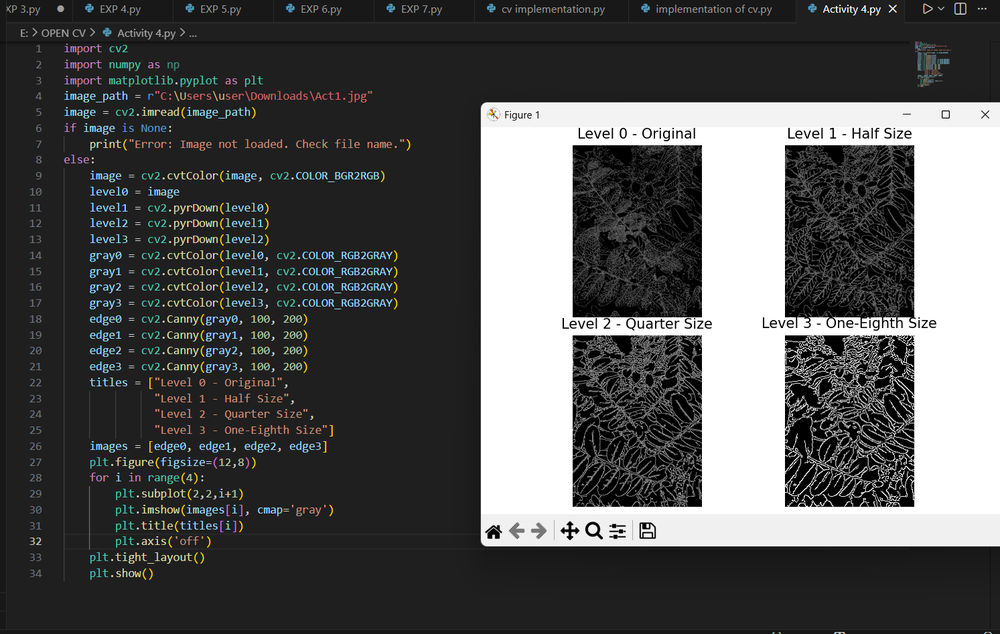
#> input picture Activities/Activity 4.png, 1000 x 634 px, shrunk from 1493 x 947 before the run
$ jupyter execute Activity_1.ipynb   (shell and % lines are left out)
#> lines starting #> are read from the running program, lines starting #| are printed output that depends on the picture
[cell 1]
# Install required libraries (only first time)

import cv2
import numpy as np
import matplotlib.pyplot as plt
from google.colab import files

# Upload image from your computer
uploaded = files.upload()
#> the answer given: Activity 4.png

# Get uploaded file name
image_path = list(uploaded.keys())[0]

# Read image
image = cv2.imread(image_path)
#> image is the input picture: shape (634, 1000, 3); mean B, G, R 84.2, 84.4, 83.8

# Convert to RGB
image = cv2.cvtColor(image, cv2.COLOR_BGR2RGB)

# Reshape image
pixel_values = image.reshape((-1, 3))
pixel_values = np.float32(pixel_values)

# K-Means criteria
criteria = (cv2.TERM_CRITERIA_EPS + cv2.TERM_CRITERIA_MAX_ITER, 100, 0.2)

# Number of clusters
k = 4

# Apply K-Means
_, labels, centers = cv2.kmeans(pixel_values, k, None, criteria, 10, cv2.KMEANS_RANDOM_CENTERS)
#> centers = [[142, 158.8, 154.7], [28.04, 27.93, 28.02], [252.1, 252.2, 252.2], [82.06, 83.77, 81.79]]

# Convert centers
centers = np.uint8(centers)
#> centers = [[142, 158, 154], [28, 27, 28], [252, 252, 252], [82, 83, 81]]

# Reconstruct segmented image
segmented_data = centers[labels.flatten()]
segmented_image = segmented_data.reshape(image.shape)
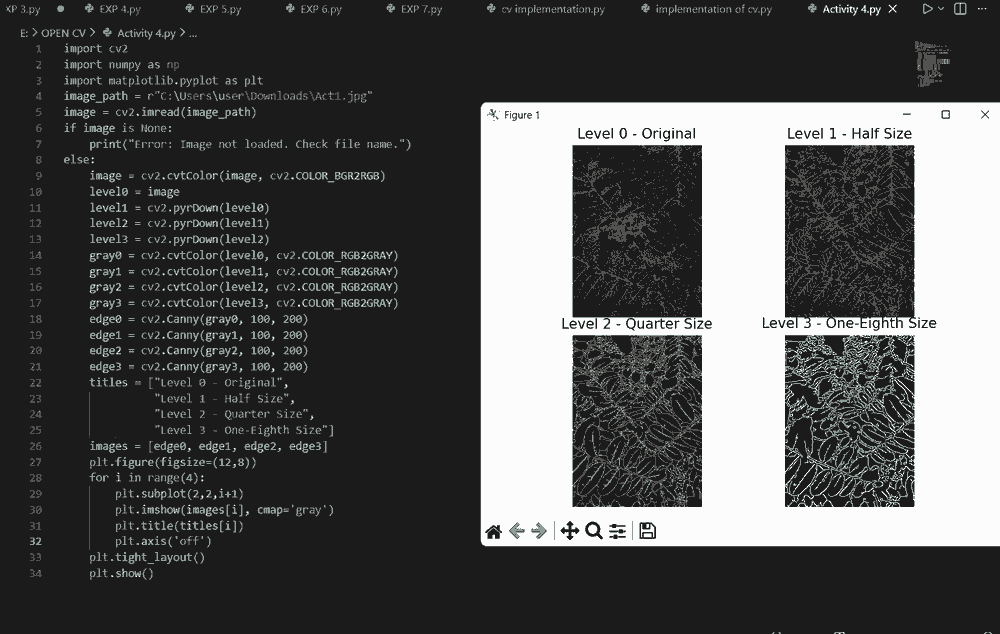
#> segmented_image: shape (634, 1000, 3); mean R, G, B 83.8, 83.7, 84.1

# Show results
plt.figure(figsize=(10,5))

plt.subplot(1,2,1)
plt.imshow(image)
plt.title("Original Image")
plt.axis("off")

plt.subplot(1,2,2)
plt.imshow(segmented_image)
plt.title("Segmented Image (K-Means)")
plt.axis("off")

plt.show()
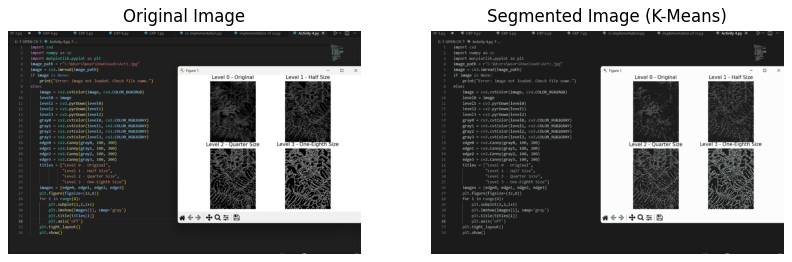
#> figure drawn by matplotlib, 2 panels

$ run again, on Activities/Activity 6.png
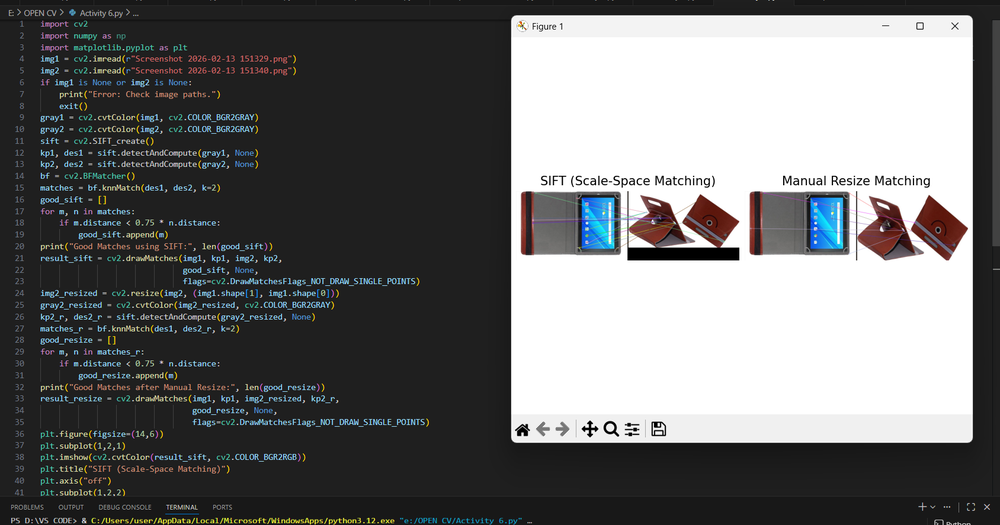
#> input picture Activities/Activity 6.png, 1000 x 525 px, shrunk from 1688 x 887 before the run
#> image is the input picture: shape (525, 1000, 3); mean B, G, R 110.4, 110.1, 109.5
#> `_, labels, centers = cv2.kmeans(pixel_values, k, None, criteria, 10, c..`: centers = [[253.2, 253.2, 253.2], [99.85, 92.63, 85.52], [106.8, 158.6, 184.4], [30.62, 29.84, 29.88]]
#> `centers = np.uint8(centers)`: centers = [[253, 253, 253], [99, 92, 85], [106, 158, 184], [30, 29, 29]]
#> `segmented_image = segmented_data.reshape(image.shape)`:
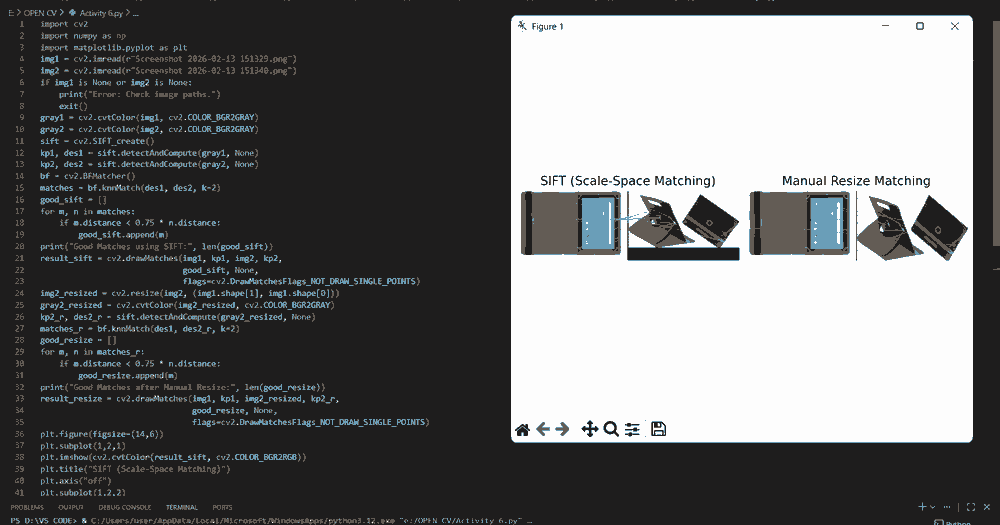
#> segmented_image: shape (525, 1000, 3); mean R, G, B 109.2, 109.6, 109.9
#> `plt.show()`:
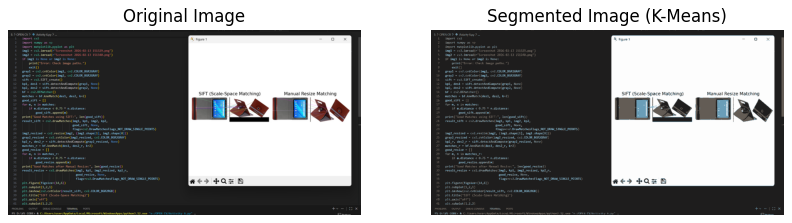
#> figure drawn by matplotlib, 2 panels

$ run again, on Activities/Activity 7.png
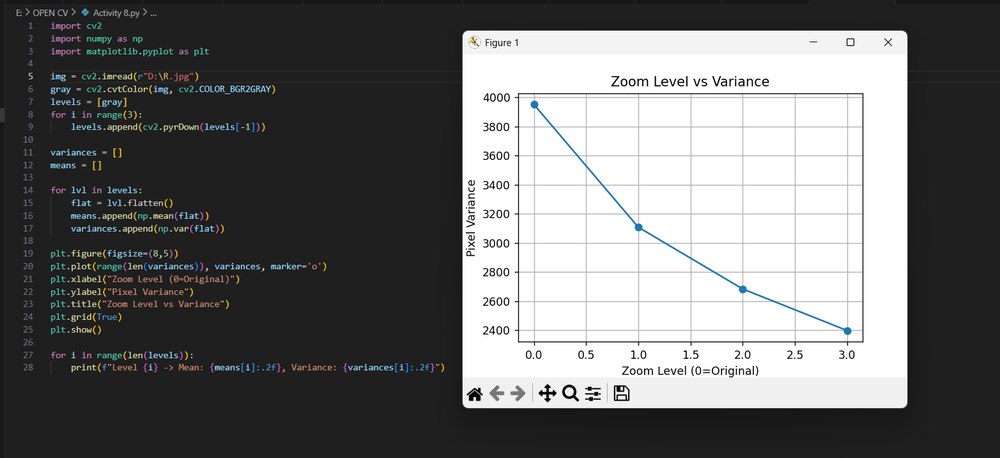
#> input picture Activities/Activity 7.png, 1000 x 458 px, shrunk from 1565 x 716 before the run
#> image is the input picture: shape (458, 1000, 3); mean B, G, R 111, 111, 110.5
#> `_, labels, centers = cv2.kmeans(pixel_values, k, None, criteria, 10, c..`: centers = [[191.1, 198.2, 198.9], [252.7, 252.7, 252.7], [30.66, 30.62, 30.66], [103.3, 113, 111.7]]
#> `centers = np.uint8(centers)`: centers = [[191, 198, 198], [252, 252, 252], [30, 30, 30], [103, 113, 111]]
#> `segmented_image = segmented_data.reshape(image.shape)`:
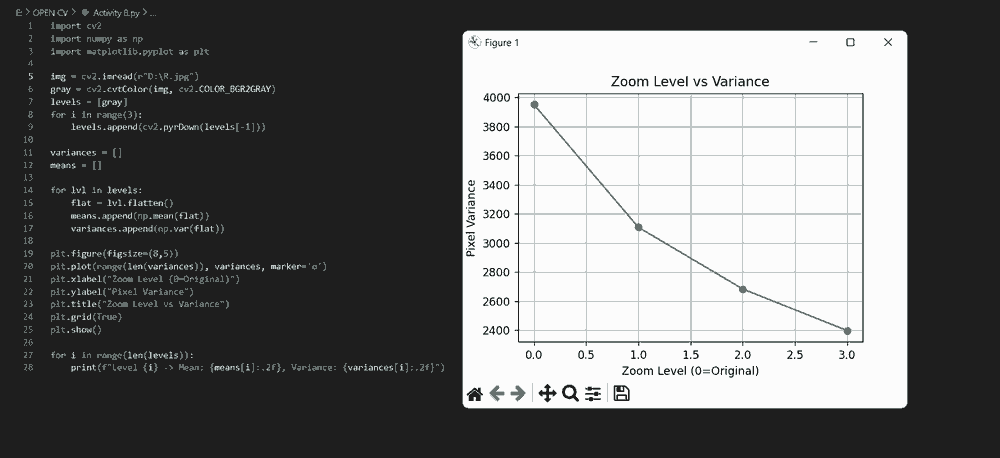
#> segmented_image: shape (458, 1000, 3); mean R, G, B 110, 110.5, 110.4
#> `plt.show()`:
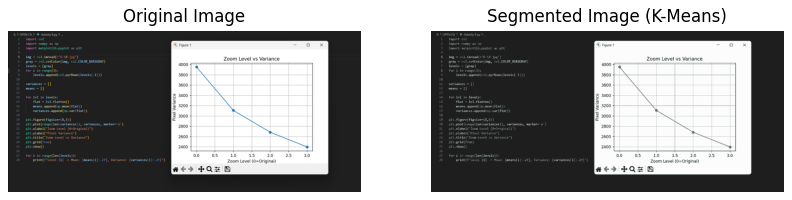
#> figure drawn by matplotlib, 2 panels
